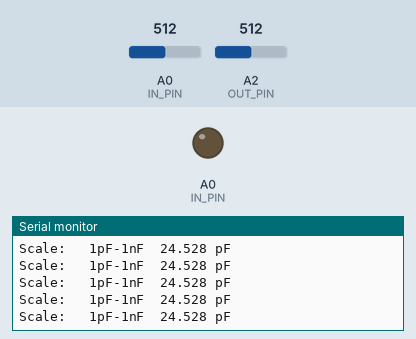
This sketch was run on a simulated Arduino Uno, built with avr-gcc and run on an emulated ATmega328P. Shown: output pins drawn as LEDs (lit = HIGH), the last lines printed to the serial monitor. Inputs (shaded band) come from the test bench; at power-on: A0 (IN_PIN) = 512, A2 (OUT_PIN) = 512. Pins used as bus, display or sensor lines are not drawn.

Above: at 1.2 s.
1.3 s: A0 (IN_PIN) set to 803
At 2.2 s:
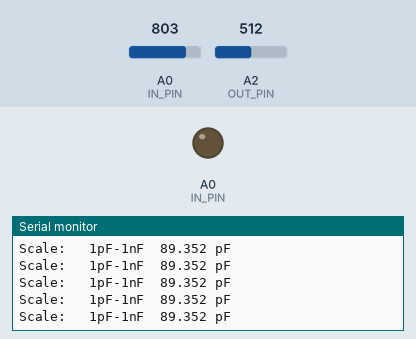
4.3 s: A0 (IN_PIN) set to 838
At 5.4 s:
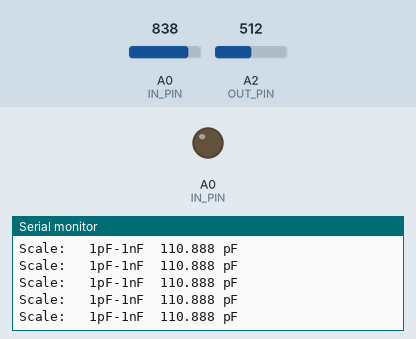
7.3 s: A0 (IN_PIN) set to 983
At 8.3 s:
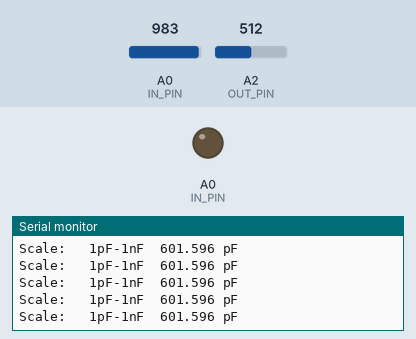
8.8 s: A0 (IN_PIN) set to 1011
At 9.5 s:
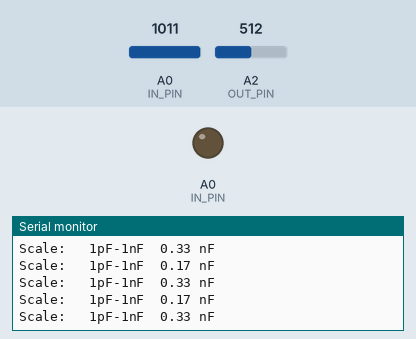
Timing chart, 0 to 11.5 s (numbered marks = the images above; inputs shaded):
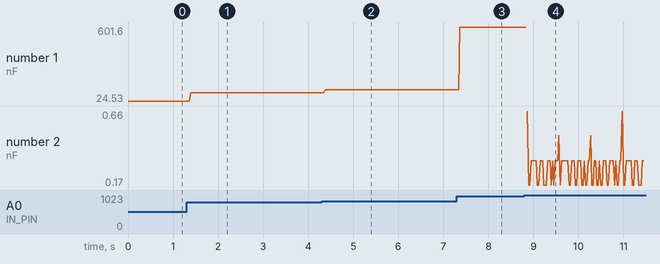

Measured:
- the behaviour switches between 999 and 1000 on A0 (IN_PIN) (found by bisection; images 3 and 4)
- after the input at 1.3 s, the serial monitor: prints a new line after 0.09 s (image 1)
- after the input at 4.3 s, the serial monitor: prints a new line after 0.07 s (image 2)
- after the input at 7.3 s, the serial monitor: prints a new line after 0.07 s (image 3)
- after the input at 8.8 s, the serial monitor: prints a new line after 0.07 s (image 4)
- plotted number 1: 24.53 → 89.35 after the input at 1.3 s, 89.35 → 110.89 after the input at 4.3 s, 110.89 → 601.6 after the input at 7.3 s

The sketch:

Arduino_Capacitance_meter.ino
```cpp
#include <Wire.h>

const int OUT_PIN = A2;
const int IN_PIN = A0;
const float IN_STRAY_CAP_TO_GND = 24.48;
const float IN_CAP_TO_GND  = IN_STRAY_CAP_TO_GND;
const float R_PULLUP = 34.8;
const int MAX_ADC_VALUE = 1023;

void setup()
{
  Serial.begin(9600);

  pinMode(OUT_PIN, OUTPUT);
  pinMode(IN_PIN, OUTPUT);
  }

void loop()
{
    pinMode(IN_PIN, INPUT);
    digitalWrite(OUT_PIN, HIGH);
    int val = analogRead(IN_PIN);
    digitalWrite(OUT_PIN, LOW);

    if (val < 1000)
    {
      pinMode(IN_PIN, OUTPUT);

      float capacitance = (float)val * IN_CAP_TO_GND / (float)(MAX_ADC_VALUE -

val);

      Serial.print("Scale:   1pF-1nF  ");
      Serial.print(capacitance,3);
      Serial.println(" pF");
    }

    else
    {
      pinMode(IN_PIN, OUTPUT);
      delay(1);
      pinMode(OUT_PIN, INPUT_PULLUP);
      unsigned long u1 = micros();
      unsigned long t;
      int digVal;

      do
      {
        digVal = digitalRead(OUT_PIN);
        unsigned long u2 = micros();
        t = u2 > u1 ? u2 - u1 : u1 - u2;
      }

      while ((digVal < 1) && (t < 400000L));

      pinMode(OUT_PIN, INPUT);
      val = analogRead(OUT_PIN);
      digitalWrite(IN_PIN, HIGH);
      int dischargeTime = (int)(t / 1000L) * 5;
      delay(dischargeTime);
      pinMode(OUT_PIN, OUTPUT);
      digitalWrite(OUT_PIN, LOW);
      digitalWrite(IN_PIN, LOW);

      float capacitance = -(float)t / R_PULLUP / log(1.0 - (float)val / (float)MAX_ADC_VALUE);

      Serial.print("Scale:   1pF-1nF  ");

      if (capacitance > 1000.0)
      {
        Serial.print(capacitance / 1000.0, 2);
        Serial.println(" uF ");

      }

      else
      {
        Serial.print(capacitance);
        Serial.println(" nF");

      }
  }
    while (micros() % 1000 != 0);
}
```
